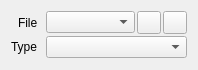
<?xml version="1.0" encoding="UTF-8"?>
<ui version="4.0">
 <class>ShaderProperties</class>
 <widget class="QWidget" name="ShaderProperties">
  <property name="geometry">
   <rect>
    <x>0</x>
    <y>0</y>
    <width>198</width>
    <height>70</height>
   </rect>
  </property>
  <layout class="QVBoxLayout">
   <item>
    <layout class="QFormLayout" name="formLayout">
     <property name="labelAlignment">
      <set>Qt::AlignRight|Qt::AlignTrailing|Qt::AlignVCenter</set>
     </property>
     <property name="horizontalSpacing">
      <number>8</number>
     </property>
     <property name="verticalSpacing">
      <number>2</number>
     </property>
     <property name="leftMargin">
      <number>0</number>
     </property>
     <property name="topMargin">
      <number>0</number>
     </property>
     <property name="rightMargin">
      <number>0</number>
     </property>
     <property name="bottomMargin">
      <number>0</number>
     </property>
     <item row="0" column="0">
      <widget class="QLabel" name="labelFile">
       <property name="text">
        <string>File</string>
       </property>
      </widget>
     </item>
     <item row="0" column="1">
      <widget class="QWidget" name="widgetFile" native="true">
       <layout class="QHBoxLayout" name="horizontalLayout_6">
        <property name="spacing">
         <number>2</number>
        </property>
        <property name="leftMargin">
         <number>0</number>
        </property>
        <property name="topMargin">
         <number>0</number>
        </property>
        <property name="rightMargin">
         <number>0</number>
        </property>
        <property name="bottomMargin">
         <number>0</number>
        </property>
        <item>
         <widget class="ReferenceComboBox" name="file"/>
        </item>
        <item>
         <widget class="QToolButton" name="fileNew">
          <property name="icon">
           <iconset resource="../resources.qrc">
            <normaloff>:/images/16x16/document-new.png</normaloff>:/images/16x16/document-new.png</iconset>
          </property>
          <property name="iconSize">
           <size>
            <width>16</width>
            <height>16</height>
           </size>
          </property>
         </widget>
        </item>
        <item>
         <widget class="QToolButton" name="fileBrowse">
          <property name="icon">
           <iconset resource="../resources.qrc">
            <normaloff>:/images/16x16/document-open.png</normaloff>:/images/16x16/document-open.png</iconset>
          </property>
          <property name="iconSize">
           <size>
            <width>16</width>
            <height>16</height>
           </size>
          </property>
         </widget>
        </item>
       </layout>
      </widget>
     </item>
     <item row="1" column="0">
      <widget class="QLabel" name="labelType">
       <property name="text">
        <string>Type</string>
       </property>
      </widget>
     </item>
     <item row="1" column="1">
      <widget class="DataComboBox" name="type"/>
     </item>
    </layout>
   </item>
  </layout>
 </widget>
 <customwidgets>
  <customwidget>
   <class>ReferenceComboBox</class>
   <extends>QComboBox</extends>
   <header>session/ReferenceComboBox.h</header>
  </customwidget>
  <customwidget>
   <class>DataComboBox</class>
   <extends>QComboBox</extends>
   <header>session/DataComboBox.h</header>
  </customwidget>
 </customwidgets>
 <resources>
  <include location="../resources.qrc"/>
 </resources>
 <connections/>
</ui>
